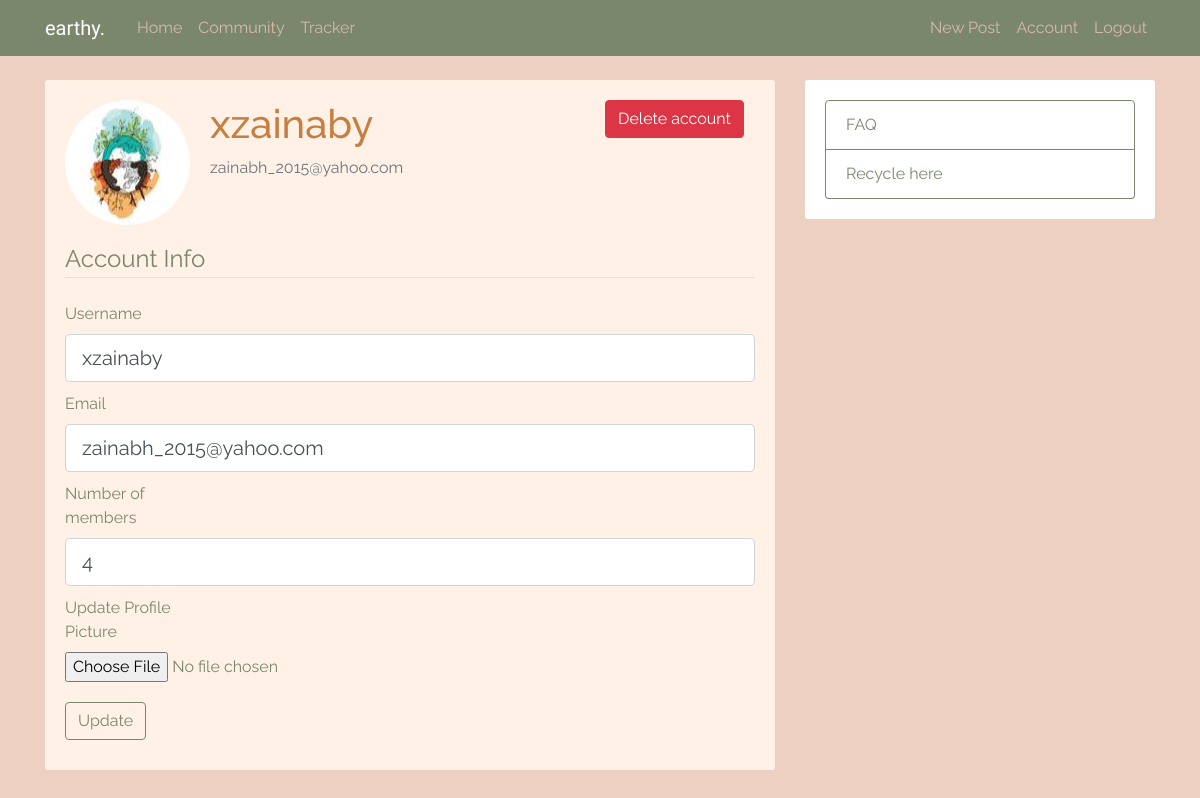
Page /edit-account (signed in) on the committed database.
### earthy/models.py (models this page shows, shortened)
class User(db.Model, UserMixin):
    id = db.Column(db.Integer, primary_key=True)
    email = db.Column(db.String(150), unique=True, nullable=False)
    username = db.Column(db.String(20), unique=True, nullable=False)
    image_file = db.Column(db.String(20), nullable=False,
                           default='default.png')
    members = db.Column(db.Integer)
    password = db.Column(db.String(60), nullable=False)
    score=db.Column(db.Integer)
    posts = db.relationship('Post', backref='author', lazy=True)
    comments = db.relationship('Comment', backref='user', passive_deletes=True)
    plastics = db.relationship('Plastic', backref='user', passive_deletes=True)

### earthy/users/routes.py (the view)
@users.route("/edit-account", methods=['GET', 'POST'])
@login_required
def edit_account():
    form = UpdateAccountForm()
    if form.validate_on_submit():
        if form.picture.data:
            picture_file = save_picture(form.picture.data)
            current_user.image_file = picture_file
        current_user.username = form.username.data
        current_user.email = form.email.data
        current_user.members = form.members.data
        db.session.commit()
        flash('Your account has been updated!', 'success')
        return redirect(url_for('users.account'))
    elif request.method == 'GET':
        form.username.data = current_user.username
        form.email.data = current_user.email
        form.members.data=current_user.members
    image_file = url_for(
        'static', filename='profile_pics/' + current_user.image_file)
    return render_template('edit_account.html',
                           image_file=image_file, form=form, title='Edit Account')

### earthy/users/forms.py (shortened to what this page needs)
class UpdateAccountForm(FlaskForm):
    username = StringField('Username',
                           validators=[DataRequired(), Length(min=2, max=20)])
    email = StringField('Email',
                        validators=[DataRequired(), Email()])
    members = IntegerField('Number of members', validators=[
        DataRequired(), NumberRange(min=0)])
    picture = FileField('Update Profile Picture', validators=[
                        FileAllowed(['jpg', 'png', 'jpeg'])])
    submit = SubmitField('Update')

### earthy/templates/edit_account.html (shortened to what this page needs)
{% extends "base.html" %}
{% block content %}
    <div class="content-section background">
        <div class="row">
            <div class="media col-md-9">
              <img class="rounded-circle account-img" src="{{ image_file }}"/>
              <div class="media-body">
                <h2 class="account-heading">{{ current_user.username }}</h2>
                <p class="text-secondary">{{ current_user.email }}</p>
              </div>
            </div>
            <div class="col-md-3">
                <button
                type="button"
                class="btn btn-danger"
                data-toggle="modal"
                data-target="#deleteModal"
                id="danger">
                Delete account
                </button>
            </div>
        </div>
        <form method="POST" action="" enctype="multipart/form-data">
            <fieldset class="form-group">
                <legend class="border-bottom mb-4">Account Info</legend>
                <div class="form-group">
                    {{ form.username.label(class="form-control-label") }}
                    {% if form.username.errors %}
                        {{ form.username(class="form-control form-control-lg is-invalid") }}
                        <div class="invalid-feedback">
                            {% for error in form.username.errors %}
                                <span>{{ error }}</span>
                            {% endfor %}
                        </div>
                    {% else %}
                        {{ form.username(class="form-control form-control-lg") }}
                    {% endif %}
                </div>
                <div class="form-group">
                    {{ form.email.label(class="form-control-label") }}
                    {% if form.email.errors %}
                        {{ form.email(class="form-control form-control-lg is-invalid") }}
                        <div class="invalid-feedback">
                            {% for error in form.email.errors %}
                                <span>{{ error }}</span>
                            {% endfor %}
                        </div>
                    {% else %}
                        {{ form.email(class="form-control form-control-lg") }}
                    {% endif %}
                </div>
                <div class="form-group">
                    {{ form.members.label(class="form-control-label") }}
                    {% if form.members.errors %}
                        {{ form.members(class="form-control form-control-lg is-invalid") }}
                        <div class="invalid-feedback">
                            {% for error in form.members.errors %}
                                <span>{{ error }}</span>
                            {% endfor %}
                        </div>
                    {% else %}
                        {{ form.members(class="form-control form-control-lg") }}
                    {% endif %}
                </div>
                <div class="form-group">
                    {{ form.picture.label() }}
                    {{ form.picture(class="form-control-file") }}
                </div>
            </fieldset>
            <div class="form-group">
                {{ form.submit(class="btn btn-outline-info") }}
            </div>
        </form>
    </div>
{% endblock content %}

### earthy/static/style.css (style rules this page uses)
:root { --lightpink: #eac6b4d0; --darkpink: #c67f43; --mediumgreen: #b7b7a4; --mediumpink: #e6b095; --darkgreen: #7b876d; --beige: #fff1e6; --lightgreen:#d7d7c3b2; }
* { font-family: 'Raleway', sans-serif; }
body { background-color: var(--lightpink); margin-top: 5rem; }
h1, h2, h3, h4, h5, h6 { color: var(--darkpink); }
.content-section { background-color: white; padding: 20px; border-radius: 3px; margin-bottom: 20px; color: var(--darkgreen); }
.background { background-color: var(--beige); }
.account-img { height: 125px; width: 125px; margin-right: 20px; margin-bottom: 16px; }
.account-heading { font-size: 2.5rem; }
.btn:not(#danger, #update) { border-color: var(--darkgreen); color: var(--darkgreen); background-color: var(--beige); }
.form-group { margin-bottom: 10px; }
label { display: inline-block; width: 130px; }
.btn { -webkit-appearance: none; -moz-appearance: none; appearance: none; }

### rows in the picture
User: username "xzainaby", email "zainabh_2015@yahoo.com", members "4"
